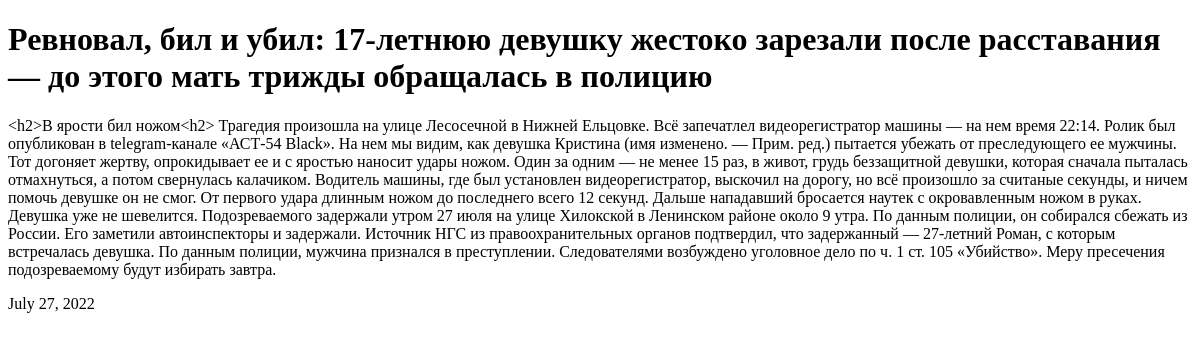
/news/4, run on an earlier commit of the app's database.
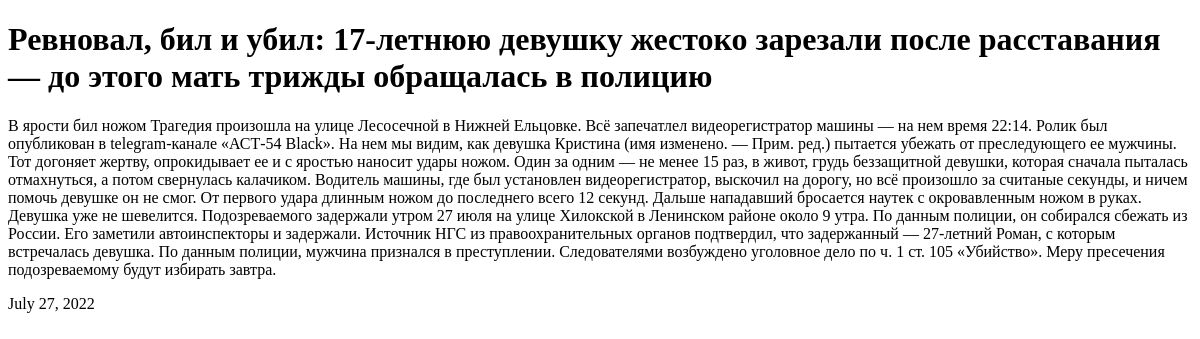
And on a later commit of the database.
### news/models.py (models this page shows, shortened)
class Post(models.Model):
    article = 'AT'
    news = 'NS'
    name = models.CharField(max_length=255, unique=True)
    text = models.TextField()
    rating = models.IntegerField(default=0)
    date = models.DateField(auto_now_add=True)
    choice = models.CharField(max_length=2, choices=CAT, default=article)
    author = models.ForeignKey(Author, on_delete=models.CASCADE)
    categories = models.ManyToManyField(Category, through='PostCategory')

### news/views.py (the view)
# urls.py: path('<int:pk>', PostDetail.as_view(), name='post_detail'),
class PostDetail(DetailView):
    model = Post
    template_name = 'post.html'
    context_object_name = 'post'

### news/templatetags/custom_filters.py (called while the page is built)
@register.filter()
def censor(text):
    for word in STOP_WORDS:
        text = text.replace(word, word[0] + ('*' * (len(word) - 1)))
    return f'{text}'

### templates/post.html (shortened to what this page needs)
{% extends 'flatpages/default.html' %}
{% load custom_filters %}
{% block content %}
<h1>{{ post.name | censor }}</h1>
<p>{{ post.text | censor }}</p>
<p>{{ post.date }}</p>
{% endblock content %}

What changed in the data, as far as the page shows it:
changed Post: text|censor "<h2>В ярости бил ножом<h2> Трагедия произошла на улице…" → "В ярости бил ножом Трагедия произошла на улице…"
